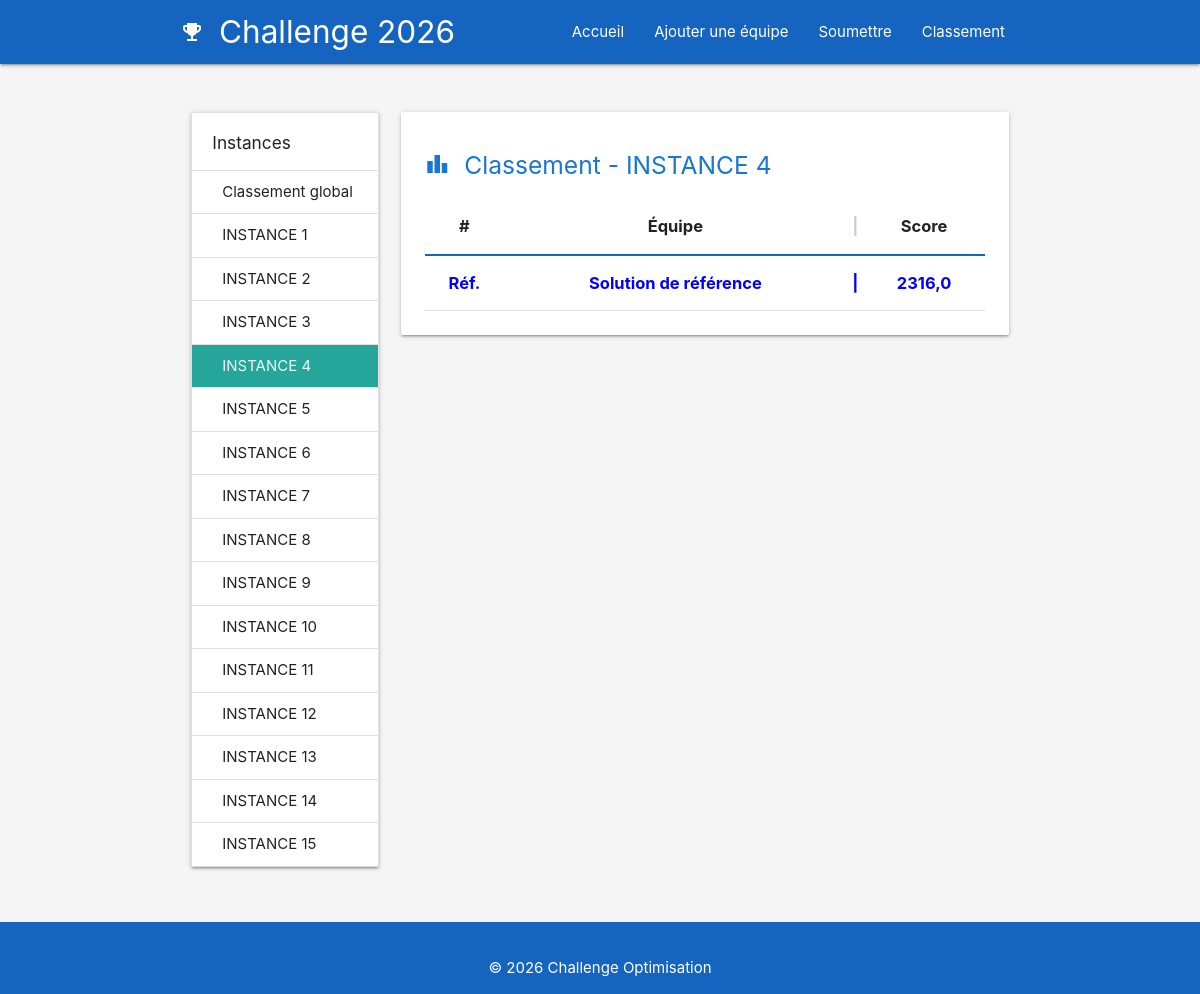
The page /classement/4/ on the database its author committed.
### solutions/models.py (models this page shows, shortened)
class Instance(models.Model):
    nom = models.CharField(max_length=100, unique=True)
    numero = models.IntegerField(unique=True)
    description = models.TextField(blank=True)
    date_ajout = models.DateTimeField(auto_now_add=True)

class Solution(models.Model):
    equipe          = models.ForeignKey(Equipe, on_delete=models.CASCADE)
    instance        = models.ForeignKey(Instance, on_delete=models.CASCADE)
    fichier         = models.FileField(upload_to='solutions/',blank=True, null=True)  # Chemin de la meilleure solution
    date_soumission = models.DateTimeField(auto_now_add=True)
    score           = models.FloatField(default=0)
    class Meta:
        unique_together = ('equipe', 'instance')  # une seule entrée par équipe/instance

### equipes/models.py (models this page shows, shortened)
class Equipe(models.Model):
    nom = models.CharField(max_length=100, unique=True)
    date_creation = models.DateTimeField(auto_now_add=True)

### classement/views.py (the view)
# urls.py: path('', classement_view, name='classement'),
def classement_view(request, instance_id=None):
    instances = Instance.objects.all().order_by('numero')
    instance_active = None
    solutions = []
    classement_global = []
    if instance_id:
        instance_active, solutions = Classement.by_instance(instance_id)
    else:
        classement_global = Classement.for_all_instances()
    return render(request, 'classement/classement.html', {
        'instances': instances,
        'instance_active': instance_active,
        'solutions': solutions,
        'classement_global': classement_global,
        'nom_reference'    : 'Solution de référence'
    })

### classement/utils.py (called while the page is built)
    @staticmethod
    def by_instance(instance_id):
        instance_active = get_object_or_404(Instance, id=instance_id)
        solutions = (
            Solution.objects
            .filter(instance=instance_active)
            .select_related('equipe')
            .order_by('score')
        )
        rank = 0
        for sol in solutions:
            if sol.equipe.nom == "Solution de référence":
                sol.rank = None
                sol.is_reference = True
            else:
                rank += 1
                sol.rank = rank
                sol.is_reference = False
        return instance_active, solutions

### templates/classement/classement.html (shortened to what this page needs)
{% extends "base.html" %}
{% load static %}
{% block styles %}
<link rel="stylesheet" href="{% static 'css/classement.css' %}">
{% endblock %}
{% block content %}
<div class="row">
    <div class="col s12 m3">
        <ul class="collection with-header z-depth-1">
            <li class="collection-header"><h6>Instances</h6></li>
            <li class="collection-item {% if not instance_active %}active{% endif %}">
                <a href="{% url 'classement' %}" style="color: inherit;">
                    Classement global
                </a>
            </li>
            {% for inst in instances %}
                <li class="collection-item {% if instance_active and inst.id == instance_active.id %}active{% endif %}">
                    <a href="{% url 'classement_instance' inst.id %}" style="color: inherit;">
                        {{ inst.nom }}
                    </a>
                </li>
            {% endfor %}
        </ul>
    </div>
    <div class="col s12 m9">
        <div class="card">
            <div class="card-content">
                {% if instance_active %}
                    <h5 class="blue-text text-darken-2">
                        <i class="material-icons left">leaderboard</i>
                        Classement - {{ instance_active.nom }}
                    </h5>
                    <table class="highlight centered classement-table">
                        <thead>
                            <tr>
                                <th>#</th>
                                <th>Équipe</th>
                                <th class="separator">|</th>
                                <th>Score</th>
                            </tr>
                        </thead>
                        <tbody>
                            {% for sol in solutions %}
                                <tr class="
                                    {% if sol.equipe.nom == nom_reference %}line-reference
                                    {% elif sol.rank == 1 %}first-place
                                    {% elif sol.rank == 2 %}second-place
                                    {% elif sol.rank == 3 %}third-place
                                    {% endif %}
                                ">
                                    <td>
                                        {% if sol.is_reference %}
                                            Réf.
                                        {% elif sol.rank == 1 %}🥇
                                        {% elif sol.rank == 2 %}🥈
                                        {% elif sol.rank == 3 %}🥉
                                        {% else %}{{ sol.rank }}
                                        {% endif %}
                                    </td>
                                    <td>{{ sol.equipe.nom }}</td>
                                    <td class="separator">|</td>
                                    <td><strong>{{ sol.score }}</strong></td>
                                </tr>
                                {% empty %}
                                <tr>
                                    <td colspan="4">Aucune soumission</td>
                                </tr>
                                {% endfor %}
                        </tbody>
                    </table>
                {% endif %}
            </div>
        </div>
    </div>
</div>
{% endblock %}

### static/css/classement.css (style rules this page uses)
.classement-table { margin-top: 20px; font-size: 1.1rem; }
.classement-table th { border-bottom: 2px solid #1565C0; }
.separator { color: #ccc; width: 10px; }
.line-reference { font-weight: bold !important; color : blue !important; }
.line-reference td, .line-reference td strong { font-weight: bold !important; color: blue !important; }

### templates/base.html (style rules this page uses)
body { display: flex; min-height: 100vh; flex-direction: column; background-color: #f5f5f5; }

### rows shown on the page
Instance: nom "INSTANCE 1"
Instance: nom "INSTANCE 2"
Instance: nom "INSTANCE 3"
Instance: nom "INSTANCE 4"
Instance: nom "INSTANCE 5"
Instance: nom "INSTANCE 6"
Instance: nom "INSTANCE 7"
Instance: nom "INSTANCE 8"
Instance: nom "INSTANCE 9"
Instance: nom "INSTANCE 10"
Instance: nom "INSTANCE 11"
Instance: nom "INSTANCE 12"
Instance: nom "INSTANCE 13"
Instance: nom "INSTANCE 14"
Instance: nom "INSTANCE 15"
Solution: shows "Réf.", equipe.nom "Solution de référence", score "2316,0"
